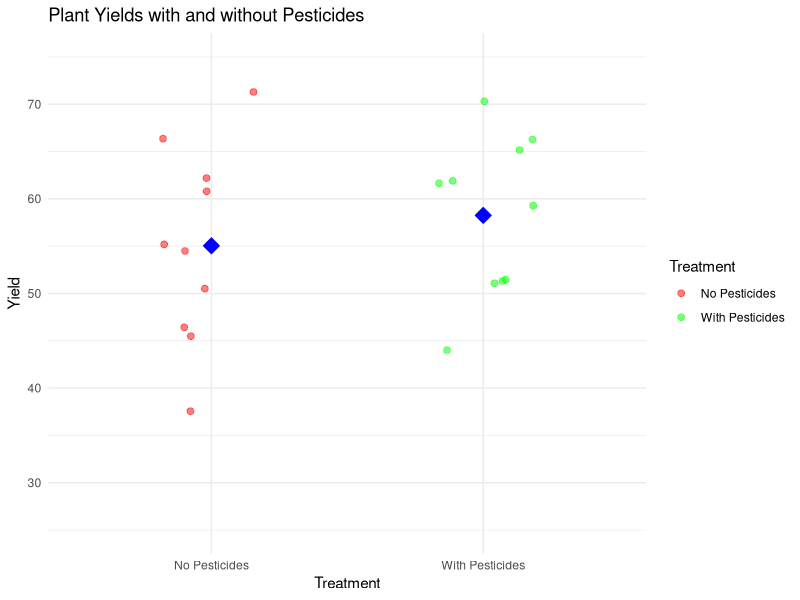
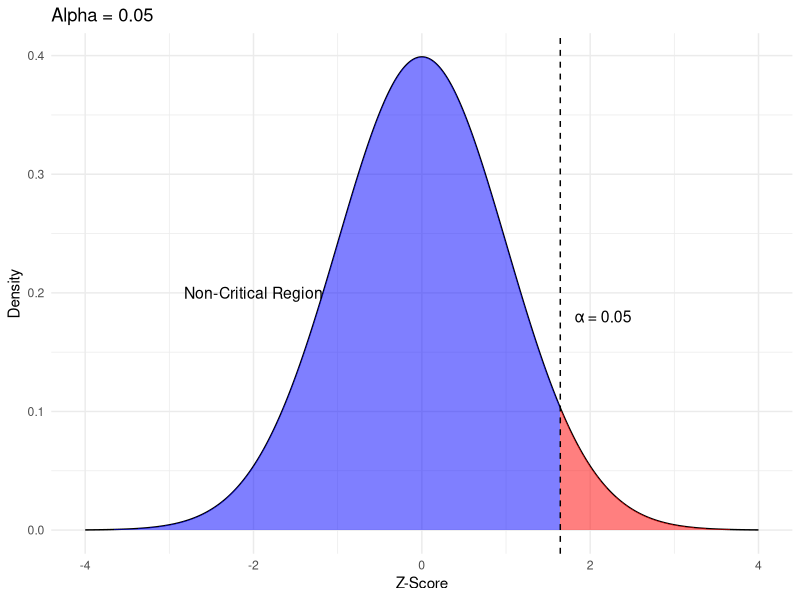

Recreate these plots in R, in order.
library(dplyr)
library(ggplot2)

#set.seed(42)

n_samples <- 10  
mean_yield_no_pesticides <- 50  
std_dev_yield_no_pesticides <- 10  
mean_yield_with_pesticides <- 60 
std_dev_yield_with_pesticides <- 8


yield_no_pesticides <- rnorm(n_samples, mean_yield_no_pesticides, std_dev_yield_no_pesticides)
yield_with_pesticides <- rnorm(n_samples, mean_yield_with_pesticides, std_dev_yield_with_pesticides)

df_garden <- data.frame(
  Yield = c(yield_no_pesticides, yield_with_pesticides),
  Treatment = c(rep("No Pesticides", n_samples), rep("With Pesticides", n_samples))
)

head(df_garden)

mean_yields <- aggregate(Yield ~ Treatment, data = df_garden, FUN = mean)

ggplot(df_garden, aes(x=Treatment, y=Yield, color=Treatment)) +
  # geom_errorbarh(data = mean_yields, aes(xmin = Treatment, xmax = Treatment, y = Yield, height = 0.1),
  #                color = "blue", size = 4, alpha = 0.8) +  
  geom_jitter(width = 0.2, size = 2, alpha = 0.5) +  
  stat_summary(fun.y=mean, geom="point", shape=23, size=4, color="blue", fill="blue") + 
  theme_minimal() +  # Use a minimal theme
  labs(title = "Plant Yields with and without Pesticides", x = "Treatment", y = "Yield") +
  scale_color_manual(values = c("No Pesticides" = "red", "With Pesticides" = "green"))+
  ylim(25,75)

#########################################
##### P Values
#########################################


curve_df <- data.frame(x = seq(-4, 4, length.out = 1000))
curve_df$y <- dnorm(curve_df$x)


z_score_right <- qnorm(0.95)


ggplot(curve_df, aes(x = x, y = y)) + 
  geom_line() +  # Plot the normal distribution curve
  geom_area(data = subset(curve_df, x > z_score_right), aes(x = x, y = y), fill = "red", alpha = 0.5) +  # Highlight critical region (right tail)
  geom_area(data = subset(curve_df, x <= z_score_right), aes(x = x, y = y), fill = "blue", alpha = 0.5) +  # Highlight non-critical region
  geom_vline(xintercept = z_score_right, linetype = "dashed", color = "black", size = 0.5) +  # Add dashed line for the critical value
  annotate("text", x = z_score_right + 0.51, y = 0.18, label = "α = 0.05", size = 4) +
  annotate("text", x = -2, y = 0.2, label = "Non-Critical Region", size = 4) +
  labs(title = "Alpha = 0.05", x = "Z-Score", y = "Density") +
  theme_minimal()
